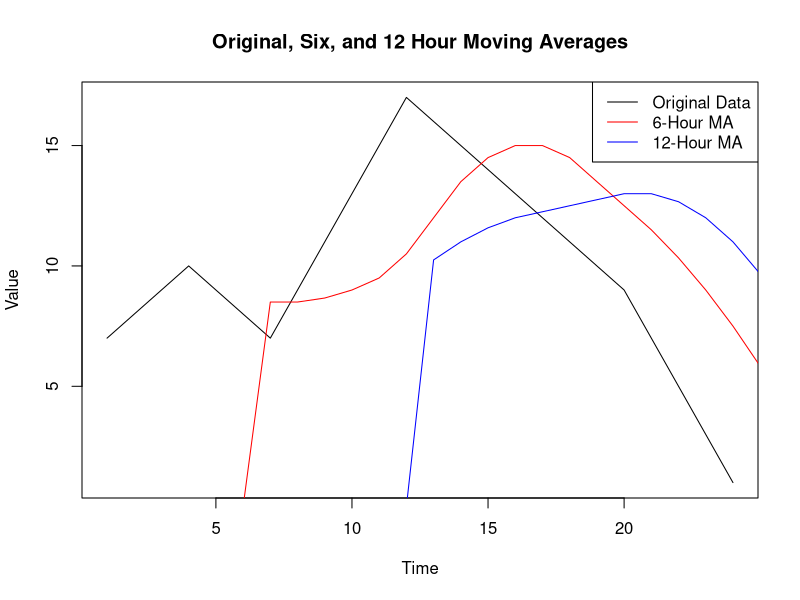
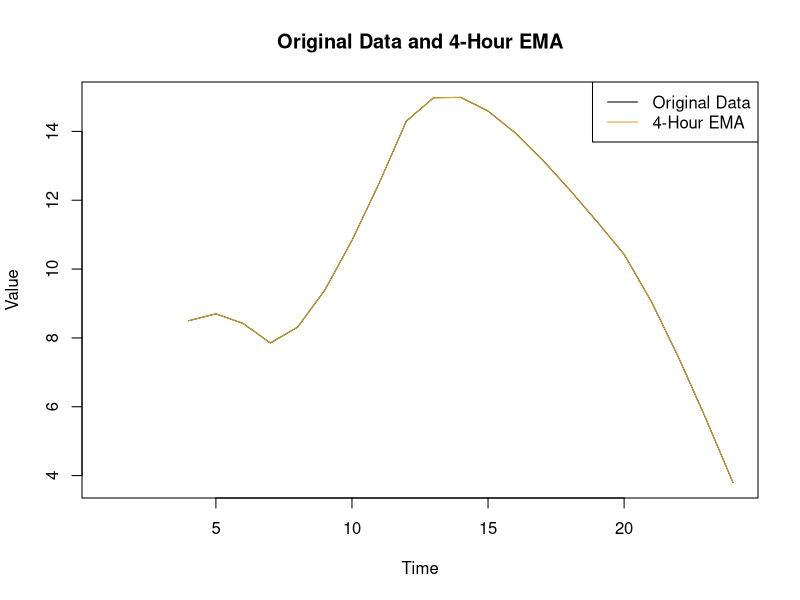

Recreate these plots in R, in order.
# (b) Plot discrete X values together with computed 6- and 12-hour moving averages (MA).

library(zoo) # for time series analysis
X = ts(c(7, 8, 9, 10,9, 8, 7, 9, 11, 13, 15, 17, 16, 15, 14, 13, 12, 11, 10, 9, 7, 5, 3, 1))

# Plot of six and twelve hour moving averages
X_6hr = c(rep(0, 6), rollmean(X, 6))
X_12hr = c(rep(0, 12), rollmean(X, 12))

# (b) Plot discrete X values together with computed 6- and 12-hour moving averages
# (MA).
png('9b.png')

plot(X, main = "Original, Six, and 12 Hour Moving Averages", xlab = "Time", ylab = "Value")
lines(X_6hr, col = "red")
lines(X_12hr, col = "blue")
legend("topright", legend = c("Original Data", "6-Hour MA", "12-Hour MA"), col = c("black", "red", "blue"), lty = 1)

dev.off()

# (c) Plot time-dependent variable X and its 4-h exponential moving average (EMA).
library(TTR)
X_4hr_EMA <- ts(EMA(x = X, n = 4))

# Plot the original data and 4-hour EMA:
png('9c.png')

plot(X_4hr_EMA, main = "Original Data and 4-Hour EMA", xlab = "Time", ylab = "Value")
lines(X_4hr_EMA, col = "goldenrod")
legend("topright", legend = c("Original Data", "4-Hour EMA"), col = c("black", "goldenrod"), lty = 1)

dev.off()